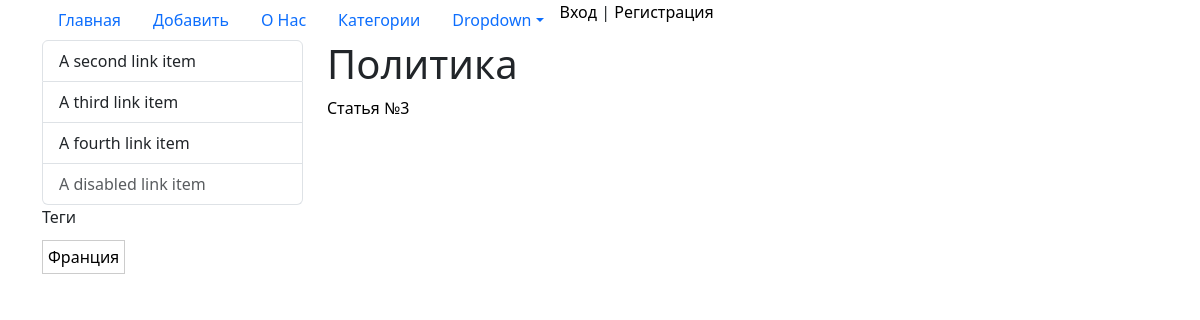
/category/politika/, run on an earlier commit of the app's database.
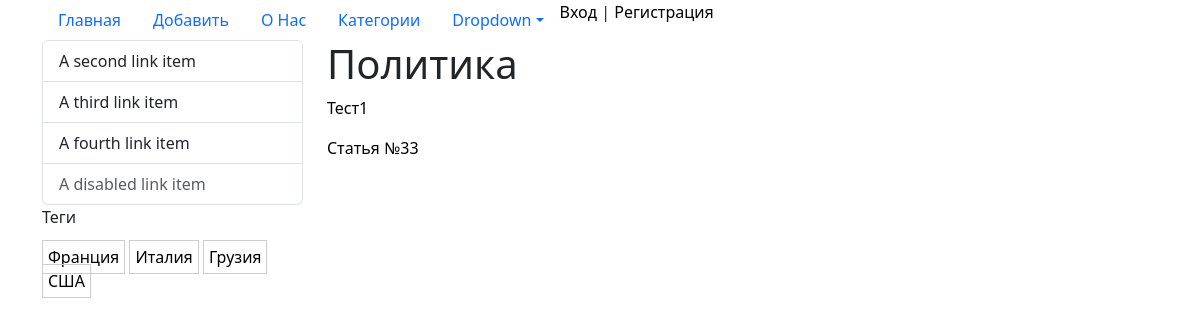
And on a later commit of the database.
### blog/models.py (models this page shows, shortened)
class PostTags(models.Model):
    tag = models.CharField(max_length=100, db_index=True, verbose_name='Тег')
    slug = models.SlugField(max_length=150, db_index=True, unique=True)
    class Meta:
        verbose_name = 'Тег'
        verbose_name_plural = 'Теги'
    def get_absolute_url(self):
        return reverse('tag', kwargs={'slug': self.slug})
    def __str__(self):
        return self.tag

class Post(models.Model):
    class Status(models.IntegerChoices):
        published = 1, 'Опубликовано'
        draft = 0, 'Черновик'
    title = models.CharField(max_length=250, verbose_name='Наименование')
    slug = models.SlugField(unique=True, verbose_name='URL')
    content = models.TextField(verbose_name='Текст')
    created = models.DateTimeField(auto_now_add=True, verbose_name='Создан', null=True, blank=True)
    updated = models.DateTimeField(auto_now=True, verbose_name='Изменён', null=True)
    is_published = models.BooleanField(choices=tuple(map(lambda x: (bool(x[0]), x[1]), Status.choices)), default=Status.draft, verbose_name='Опубликовано')
    category = models.ForeignKey(Category, on_delete=models.CASCADE, related_name='posts', verbose_name='Категория')
    tags = models.ManyToManyField(PostTags, related_name='tags', verbose_name='Теги', blank=True)
    image = models.ImageField(upload_to='photos/%Y/%m/%d', verbose_name="Фото", blank=True, null=True)
    class Meta:
        verbose_name = 'Статья'
        verbose_name_plural = 'Статьи'
        ordering = ['-created']
    def get_absolute_url(self):
        return reverse('post', kwargs={'slug': self.slug})
    def __str__(self):
        return self.title

### blog/views.py (the view)
# urls.py: path('category/<slug:slug>/', CategoryPageView.as_view(), name='cat'),
class CategoryPageView(ListView):
    template_name = 'blog/home.html'
    context_object_name = 'posts'
    slug_url_kwarg = 'slug'
    allow_empty = False
    def get_queryset(self):
        return Post.objects.filter(category__slug=self.kwargs['slug'], is_published=True)
    def get_context_data(self, *, object_list=None, **kwargs):
        context = super().get_context_data(**kwargs)
        context['title'] = Category.objects.get(slug=self.kwargs['slug'])
        return context

### blog/models.py (called while the page is built)
    def get_absolute_url(self):
        return reverse('cat', kwargs={'slug': self.slug})

    def __str__(self):
        return self.title

### blog/templatetags/blog_tags.py (called while the page is built)
@register.simple_tag()
def get_category():
    return Category.objects.all()

@register.simple_tag()
def get_tags():
    return PostTags.objects.all()

### blog/templates/blog/home.html
{% extends 'base.html' %}
{% block content %}
<h1>{{ title }}</h1>
    {% for post in posts %}
        <p><a href="{{ post.get_absolute_url }}">{{ post }}</a></p>
    {% endfor %}
{% endblock %}

### templates/base.html (shortened to what this page needs)
{% load static %}
{% load blog_tags %}
{% load cache %}
<!doctype html>
<html lang="ru">
<head>
    <link href="https://cdn.jsdelivr.net/npm/bootstrap@5.3.7/dist/css/bootstrap.min.css" rel="stylesheet"
>
    <link rel="stylesheet" href="{% static 'users/css/style.css' %}">
    <link rel="stylesheet" href="{% static 'blog/css/style.css' %}">
</head>
<body>
<header class="header">
    <div class="header_menu">
        <div class="container">
            <ul class="nav nav-pills">
                <li class="nav-item">
                    <a class="nav-link" aria-current="page" href="{% url 'index' %}">Главная</a>
                </li>
                <li class="nav-item">
                    <a class="nav-link" aria-current="page" href="{% url 'add_post' %}">Добавить</a>
                </li>
                <li class="nav-item">
                    <a class="nav-link" aria-current="page" href="{% url 'about' %}">О Нас</a>
                </li>
                <li class="nav-item">
                    <a class="nav-link" aria-current="page" href="{% url 'category' %}">Категории</a>
                </li>
                <li class="nav-item dropdown">
                    <a class="nav-link dropdown-toggle" data-bs-toggle="dropdown" href="#" role="button"
                       aria-expanded="false">Dropdown</a>
                        {% get_category as nav_categories %}
                </li>
                {% if user.is_authenticated %}
                    <li class="nav_item"><a class="nav-link" href="{% url 'profile' %}">Добро
                        пожаловать {{ user.username }}</a></li>
                    <li class="nav_item">
                        <form action="{% url 'logout' %}" method="post">
                            {% csrf_token %}
                            <button class="logout" type="submit">Выход</button>
                        </form>
                    </li>
                {% else %}
                    <li><a class="nav_item" href="{% url 'login' %}">Вход</a> | <a href="{% url 'register' %}">Регистрация</a>
                    </li>
                {% endif %}
            </ul>
        </div>
    </div>
</header>
<content class="content">
    <div class="container">
        <div class="row">
            <div class="sidebar col-md-3">
                <div class="list-group">
                    <a href="#" class="list-group-item list-group-item-action">A second link item</a>
                    <a href="#" class="list-group-item list-group-item-action">A third link item</a>
                    <a href="#" class="list-group-item list-group-item-action">A fourth link item</a>
                    <a href="#" class="list-group-item list-group-item-action disabled" aria-disabled="true">A disabled
                        link item</a>
                </div>
                {% get_tags as tags %}
                <p>Теги</p>
                <div class="tags">
                    {% for tag in tags %}
                        <a class="tag" href="{{ tag.get_absolute_url }}">{{ tag }}</a>
                    {% endfor %}
                </div>
            </div>
            <div class="main col-md-9">
                {% block content %}{% endblock %}
            </div>
        </div>
    </div>
</content>
</body>
</html>

What changed in the data, as far as the page shows it:
added PostTags: tag "Италия"
added PostTags: tag "Грузия"
added PostTags: tag "США"
added Post: title "Тест1"
changed Post: title "Статья №3" → "Статья №33"
